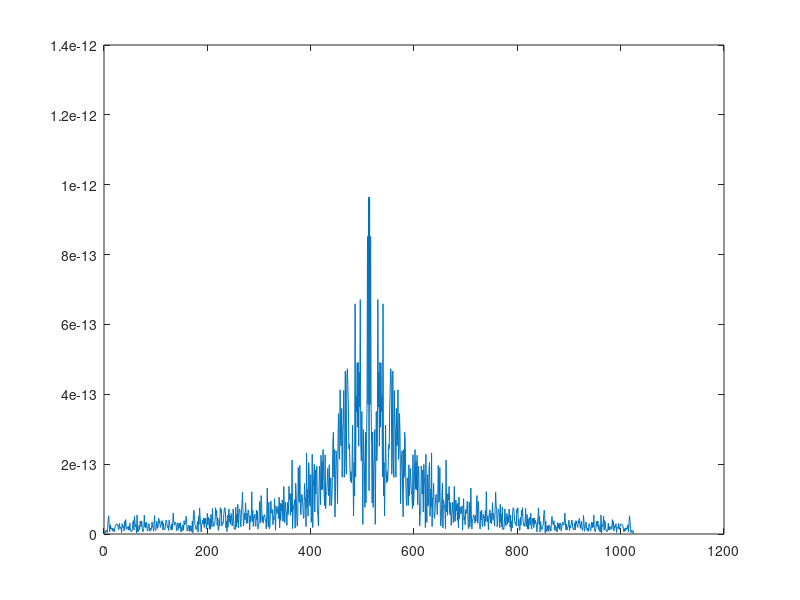

MATLAB code to generate this figure: (Note: this script raises an error after producing the figure.)
clear all;

clear all;
sigma = 1.5e-9;     % LER
alpha = 0.75;       % roughness (Hurst) exponent
Xi = 25e-9;         % coorelation length
Z = 4;
L = Z*2e-6;
N = Z*256;

span = 64e-9;      % width of entire image in x-direction
PixelLength = L/N;  % pixel length in y-direction

% create frequencies
qx = zeros(N+1,1);
for k = 0:N
 %    qx(k+1)=(2*pi/N)*(k);
     qx(k+1)= (k - N/2);
end

qx = 2*pi*qx/L;
num = (sqrt(pi))*(gamma(alpha + 0.5)/gamma(alpha))*(2*Xi*sigma^2);
denom = (1+(qx.*Xi).^2).^(alpha+0.5);
PSD = num./denom;
% figure
% plot(PSD)
dev = sqrt((1/L)*sum(PSD));

%y = ifft(fftshift((1/sqrt(L))*N*sqrt(PSD)),'symmetric');
N = N+1
for j = 1:(N+1)/2
    if(j == 1 || j == (N+1)/2)
        rPSD_edge(j) = sqrt(PSD(j))*randn;
    else
        rPSD_edge(j) = sqrt(PSD(j))*(randn + 1i*randn)/sqrt(2);
    end
    rPSD_edge(N - j + 1) = conj(rPSD_edge(j));
end
figure
plot(abs(rPSD_edge))


edge = ifft(fftshift((1/sqrt(L))*N*rPSD_edge),'symmetric');

figure
plot(edge)

edge = edge((N+1)/2 - (N-1)/(4) + 1 : (N+1)/2 + (N-1)/(4));
% figure
% plot(edge)
L = L/Z;
PSD_short = ((L/N^2)*abs((fftshift(fft(edge)).^2)));

